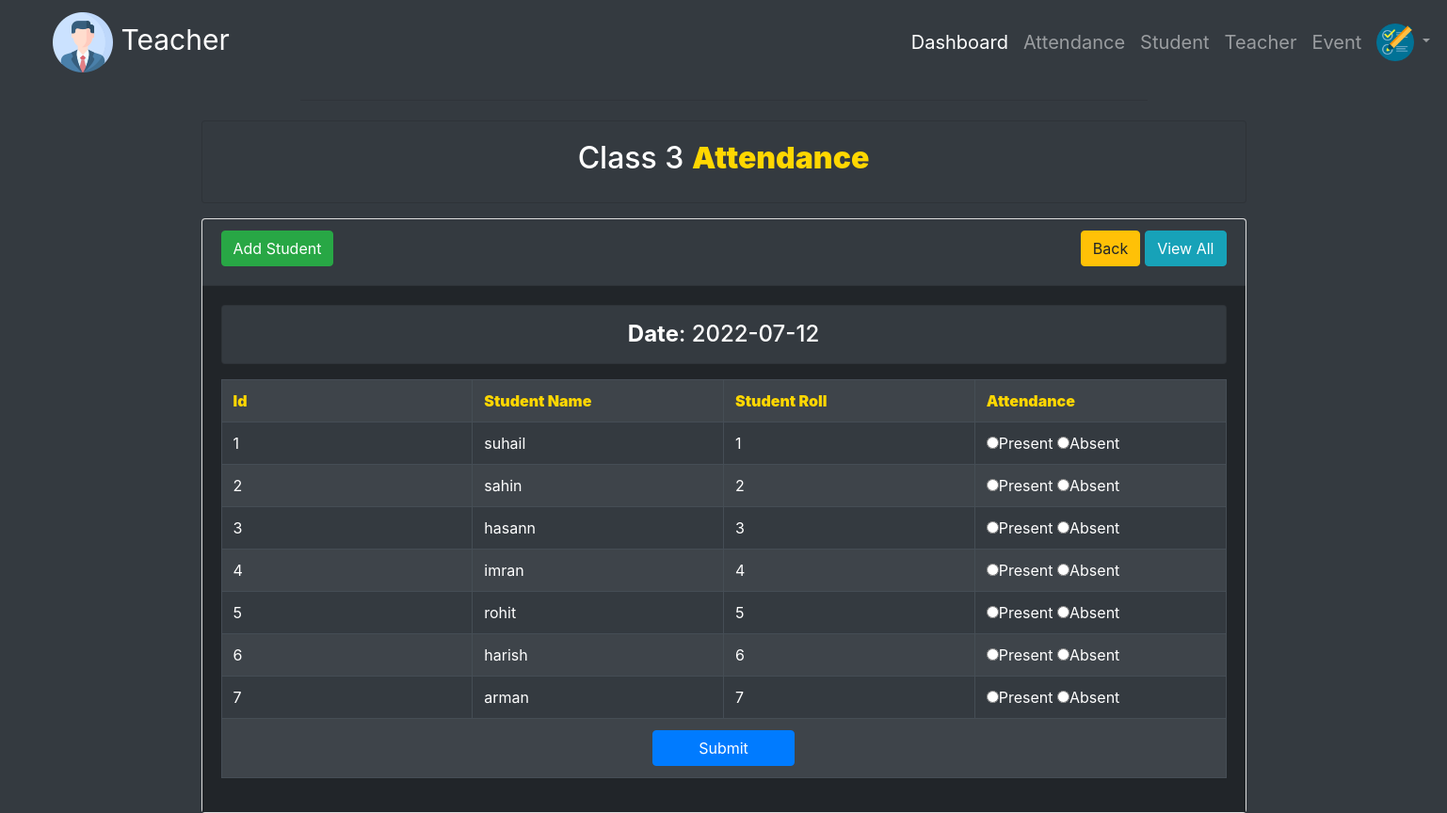
Screenshot of /class3/index.php with the database file from the repository.
### tables this page shows
CREATE TABLE IF NOT EXISTS `tbl_student2` (
  `id` int(11) NOT NULL AUTO_INCREMENT,
  `name` varchar(255) NOT NULL,
  `roll` int(11) NOT NULL,
  PRIMARY KEY (`id`)
);

### class3/lib/Database.php (called while the page is built, shortened)
<?php
Class Database{
 public $host   = DB_HOST;
 public $user   = DB_USER;
 public $pass   = DB_PASS;
 public $dbname = DB_NAME;
 public $link;
private function connectDB(){
   $this->link = new mysqli($this->host, $this->user, $this->pass,
      $this->dbname);
   }
  public function select($query){
    $result = $this->link->query($query) or
       die($this->link->error.__LINE__);
      if($result->num_rows > 0){
        return $result;
      } else {
        return false;
      }
   }
}

### class3/classes/Student.php (called while the page is built, shortened)
<?php
	$filepath = realpath(dirname(__FILE__));
	include_once ($filepath.'/../lib/Database.php');
?>
<?php
class Student{
	private $db;
	public function __construct(){
		$this->db = new Database();
	}
	public function getStudents(){
		$query = "SELECT * FROM tbl_student2";
		$result = $this->db->select($query);
		return $result;
	}
}

### class3/index.php (the view, shortened to what this page needs)
<nav class="navbar navbar-expand-lg navbar-dark bg-dark col-md-12">
  <a class="navbar-brand" href="home.php" style="font-size:30px; margin-left: 40px;"><img src="../img/profile.png"> Teacher</a>
  <div class="collapse navbar-collapse" id="navbarNavDropdown">
    <ul class="navbar-nav">
      <li class="nav-item active">
        <a class="nav-link" href="home.php" style="margin-top:5px;font-size: 20px;margin-left: 700px;">Dashboard</a>
      </li>
      <li class="nav-item">
        <a class="nav-link" href="attendence.php" style="margin-top: 5px; font-size: 20px;">Attendance</a>
      </li>
      <li class="nav-item">
        <a class="nav-link" href="student.php" style="font-size:20px;margin-top: 5px;">Student</a>
      </li>
      <li class="nav-item">
        <a class="nav-link" href="teacher.php" style="font-size:20px;margin-top: 5px;">Teacher</a>
      </li>
      <li class="nav-item">
        <a class="nav-link" href="event.php" style="font-size:20px;margin-top: 5px;">Event</a>
      </li>
      <li class="nav-item dropdown">
        <a class="nav-link dropdown-toggle" href="#" id="navbarDropdownMenuLink" data-toggle="dropdown" aria-haspopup="true" aria-expanded="false"><img src="../img/test.png" style="height: 40px;width: 40px;">
        </a>
      </li>
    </ul>
  </div>
</nav>
<hr style="color:white;height: 5px;width: 900px;">
<?php
	include "inc/header.php";
	include "classes/Student.php";
	$stu = new Student();
?>
<?php
	$cur_date = date('Y-m-d');
?>
	<div class="container">
		<div class="card">
			<div class="card-header bg-dark">
				<h2>
					<a class="btn btn-success" href="add.php">Add Student</a>
					<a class="btn btn-info float-right" href="date_view.php">View All</a>
					<a class="btn btn-warning float-right" href="../attendence.php" style="margin-right:5px;">Back</a>
				</h2>
			</div>
			<div class="card-body"  style="background-color:#212529;">
				<div class="card bg-dark text-center mb-3"  style="background-color:#212529;">
					<h4 class="m-0 py-3" style="color:white;"><strong>Date</strong>: <?php echo $cur_date; ?></h4>
				</div>
				<form action="" method="post">
					<table class="table table-striped table-dark table-hover table-bordered">
						<tr>
							<th width="25%" style="color:#FFD700;font-weight: 900;">Id</th>
							<th width="25%" style="color:#FFD700;font-weight: 900;">Student Name</th>
							<th width="25%" style="color:#FFD700;font-weight: 900;">Student Roll</th>
							<th width="25%" style="color:#FFD700;font-weight: 900;">Attendance</th>
						</tr>
<?php
	$getstudent = $stu->getStudents();
	if ($getstudent) {
		$i = 0;
		while ($value = $getstudent->fetch_assoc()) {
			$i++;
?>
						<tr>
							<td><?php echo $i; ?></td>
							<td><?php echo $value['name']; ?></td>
							<td><?php echo $value['roll']; ?></td>
							<td>
								<input type="radio" name="attend[<?php echo $value['roll']; ?>]" value="present">Present
								<input type="radio" name="attend[<?php echo $value['roll']; ?>]" value="absent">Absent
							</td>
						</tr>
<?php } } ?>
						<tr>
							<td colspan="4" class="text-center">
								<input type="submit" name="submit" class="btn btn-primary px-5" value="Submit">
							</td>
						</tr>
					</table>
				</form>
			</div>
		</div>
	</div>

### rows the page displays
tbl_student2: name "suhail", roll "1"
tbl_student2: name "sahin", roll "2"
tbl_student2: name "hasann", roll "3"
tbl_student2: name "imran", roll "4"
tbl_student2: name "rohit", roll "5"
tbl_student2: name "harish", roll "6"
tbl_student2: name "arman", roll "7"
